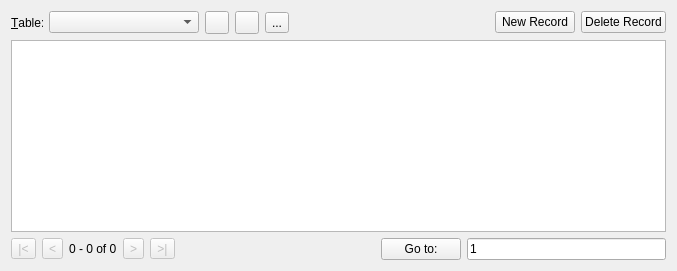
    <widget class="QWidget" name="browser">
     <attribute name="title">
      <string>Browse Data</string>
     </attribute>
     <layout class="QGridLayout" name="gridLayout_5">
      <item row="0" column="0">
       <widget class="QLabel" name="label">
        <property name="text">
         <string>&amp;Table:</string>
        </property>
        <property name="buddy">
         <cstring>comboBrowseTable</cstring>
        </property>
       </widget>
      </item>
      <item row="0" column="1">
       <layout class="QGridLayout" name="gridLayout_2">
        <item row="0" column="0">
         <widget class="QComboBox" name="comboBrowseTable">
          <property name="sizePolicy">
           <sizepolicy hsizetype="MinimumExpanding" vsizetype="Fixed">
            <horstretch>1</horstretch>
            <verstretch>0</verstretch>
           </sizepolicy>
          </property>
          <property name="minimumSize">
           <size>
            <width>150</width>
            <height>0</height>
           </size>
          </property>
          <property name="toolTip">
           <string>Select a table to browse data</string>
          </property>
          <property name="whatsThis">
           <string>Use this list to select a table to be displayed in the database view</string>
          </property>
          <property name="maxVisibleItems">
           <number>30</number>
          </property>
          <property name="sizeAdjustPolicy">
           <enum>QComboBox::AdjustToContents</enum>
          </property>
         </widget>
        </item>
        <item row="0" column="1">
         <widget class="QToolButton" name="buttonRefresh">
          <property name="toolTip">
           <string>Refresh the data in the selected table [F5, Ctrl+R]</string>
          </property>
          <property name="whatsThis">
           <string>This button refreshes the data in the currently selected table.</string>
          </property>
          <property name="text">
           <string/>
          </property>
          <property name="icon">
           <iconset resource="icons/icons.qrc">
            <normaloff>:/icons/refresh</normaloff>:/icons/refresh</iconset>
          </property>
         </widget>
        </item>
        <item row="0" column="2">
         <widget class="QToolButton" name="buttonClearFilters">
          <property name="toolTip">
           <string>Clear all filters</string>
          </property>
          <property name="text">
           <string/>
          </property>
          <property name="icon">
           <iconset resource="icons/icons.qrc">
            <normaloff>:/icons/clear_filters</normaloff>:/icons/clear_filters</iconset>
          </property>
         </widget>
        </item>
        <item row="0" column="3">
         <widget class="QToolButton" name="buttonSaveFilterAsView">
          <property name="toolTip">
           <string>Save the current filter, sort column and display formats as a view</string>
          </property>
          <property name="text">
           <string>...</string>
          </property>
          <property name="icon">
           <iconset resource="icons/icons.qrc">
            <normaloff>:/icons/save_table</normaloff>:/icons/save_table</iconset>
          </property>
         </widget>
        </item>
        <item row="0" column="4">
         <spacer name="horizontalSpacer">
          <property name="orientation">
           <enum>Qt::Horizontal</enum>
          </property>
          <property name="sizeHint" stdset="0">
           <size>
            <width>200</width>
            <height>20</height>
           </size>
          </property>
         </spacer>
        </item>
        <item row="0" column="5">
         <widget class="QPushButton" name="buttonNewRecord">
          <property name="toolTip">
           <string>Insert a new record in the current table</string>
          </property>
          <property name="whatsThis">
           <string>This button creates a new, empty record in the database</string>
          </property>
          <property name="text">
           <string>New Record</string>
          </property>
         </widget>
        </item>
        <item row="0" column="6">
         <widget class="QPushButton" name="buttonDeleteRecord">
          <property name="toolTip">
           <string>Delete the current record</string>
          </property>
          <property name="whatsThis">
           <string>This button deletes the record currently selected in the database</string>
          </property>
          <property name="text">
           <string>Delete Record</string>
          </property>
         </widget>
        </item>
       </layout>
      </item>
      <item row="1" column="0" colspan="2">
       <widget class="ExtendedTableWidget" name="dataTable">
        <property name="acceptDrops">
         <bool>true</bool>
        </property>
        <property name="whatsThis">
         <string>This is the database view. You can double-click any record to edit its contents in the cell editor window.</string>
        </property>
        <property name="editTriggers">
         <set>QAbstractItemView::NoEditTriggers</set>
        </property>
        <property name="dragDropMode">
         <enum>QAbstractItemView::DragDrop</enum>
        </property>
        <property name="defaultDropAction">
         <enum>Qt::CopyAction</enum>
        </property>
        <property name="selectionMode">
         <enum>QAbstractItemView::ContiguousSelection</enum>
        </property>
        <attribute name="horizontalHeaderShowSortIndicator" stdset="0">
         <bool>true</bool>
        </attribute>
       </widget>
      </item>
      <item row="2" column="0" colspan="2">
       <layout class="QGridLayout" name="gridLayout_4">
        <item row="0" column="0">
         <widget class="QToolButton" name="buttonBegin">
          <property name="enabled">
           <bool>false</bool>
          </property>
          <property name="toolTip">
           <string>&lt;html&gt;&lt;head/&gt;&lt;body&gt;&lt;p&gt;Scroll to the beginning&lt;/p&gt;&lt;/body&gt;&lt;/html&gt;</string>
          </property>
          <property name="whatsThis">
           <string>&lt;html&gt;&lt;head/&gt;&lt;body&gt;&lt;p&gt;Clicking this button navigates to the beginning in the table view above.&lt;/p&gt;&lt;/body&gt;&lt;/html&gt;</string>
          </property>
          <property name="text">
           <string>|&lt;</string>
          </property>
          <property name="icon">
           <iconset resource="icons/icons.qrc">
            <normaloff>:/icons/resultset_first.png</normaloff>:/icons/resultset_first.png</iconset>
          </property>
         </widget>
        </item>
        <item row="0" column="1">
         <widget class="QToolButton" name="buttonPrevious">
          <property name="enabled">
           <bool>false</bool>
          </property>
          <property name="toolTip">
           <string>Scroll one page upwards</string>
          </property>
          <property name="whatsThis">
           <string>&lt;html&gt;&lt;head/&gt;&lt;body&gt;&lt;p&gt;Clicking this button navigates one page of records upwards in the table view above.&lt;/p&gt;&lt;/body&gt;&lt;/html&gt;</string>
          </property>
          <property name="text">
           <string>&lt;</string>
          </property>
          <property name="icon">
           <iconset resource="icons/icons.qrc">
            <normaloff>:/icons/resultset_previous.png</normaloff>:/icons/resultset_previous.png</iconset>
          </property>
         </widget>
        </item>
        <item row="0" column="2">
         <widget class="QLabel" name="labelRecordset">
          <property name="text">
           <string>0 - 0 of 0</string>
          </property>
         </widget>
        </item>
        <item row="0" column="3">
         <widget class="QToolButton" name="buttonNext">
          <property name="enabled">
           <bool>false</bool>
          </property>
          <property name="toolTip">
           <string>Scroll one page downwards</string>
          </property>
          <property name="whatsThis">
           <string>&lt;html&gt;&lt;head/&gt;&lt;body&gt;&lt;p&gt;Clicking this button navigates one page of records downwards in the table view above.&lt;/p&gt;&lt;/body&gt;&lt;/html&gt;</string>
          </property>
          <property name="text">
           <string>&gt;</string>
          </property>
          <property name="icon">
           <iconset resource="icons/icons.qrc">
            <normaloff>:/icons/run</normaloff>:/icons/run</iconset>
          </property>
         </widget>
        </item>
        <item row="0" column="4">
         <widget class="QToolButton" name="buttonEnd">
          <property name="enabled">
           <bool>false</bool>
          </property>
          <property name="toolTip">
           <string>Scroll to the end</string>
          </property>
          <property name="whatsThis">
           <string>&lt;html&gt;&lt;head/&gt;&lt;body&gt;&lt;p&gt;&amp;lt;html&amp;gt;&amp;lt;head/&amp;gt;&amp;lt;body&amp;gt;&amp;lt;p&amp;gt;Clicking this button navigates up to the end in the table view above.&amp;lt;/p&amp;gt;&amp;lt;/body&amp;gt;&amp;lt;/html&amp;gt;&lt;/p&gt;&lt;/body&gt;&lt;/html&gt;</string>
          </property>
          <property name="text">
           <string>&gt;|</string>
          </property>
          <property name="icon">
           <iconset resource="icons/icons.qrc">
            <normaloff>:/icons/run_line</normaloff>:/icons/run_line</iconset>
          </property>
         </widget>
        </item>
        <item row="0" column="5">
         <spacer name="horizontalSpacer_2">
          <property name="orientation">
           <enum>Qt::Horizontal</enum>
          </property>
          <property name="sizeHint" stdset="0">
           <size>
            <width>99</width>
            <height>20</height>
           </size>
          </property>
         </spacer>
        </item>
        <item row="0" column="6">
         <widget class="QPushButton" name="buttonGoto">
          <property name="toolTip">
           <string>&lt;html&gt;&lt;head/&gt;&lt;body&gt;&lt;p&gt;Click here to jump to the specified record&lt;/p&gt;&lt;/body&gt;&lt;/html&gt;</string>
          </property>
          <property name="whatsThis">
           <string>&lt;html&gt;&lt;head/&gt;&lt;body&gt;&lt;p&gt;This button is used to navigate to the record number specified in the Go to area.&lt;/p&gt;&lt;/body&gt;&lt;/html&gt;</string>
          </property>
          <property name="text">
           <string>Go to:</string>
          </property>
         </widget>
        </item>
        <item row="0" column="7">
         <widget class="QLineEdit" name="editGoto">
          <property name="toolTip">
           <string>Enter record number to browse</string>
          </property>
          <property name="whatsThis">
           <string>Type a record number in this area and click the Go to: button to display the record in the database view</string>
          </property>
          <property name="text">
           <string>1</string>
          </property>
         </widget>
        </item>
       </layout>
      </item>
     </layout>
    </widget>
